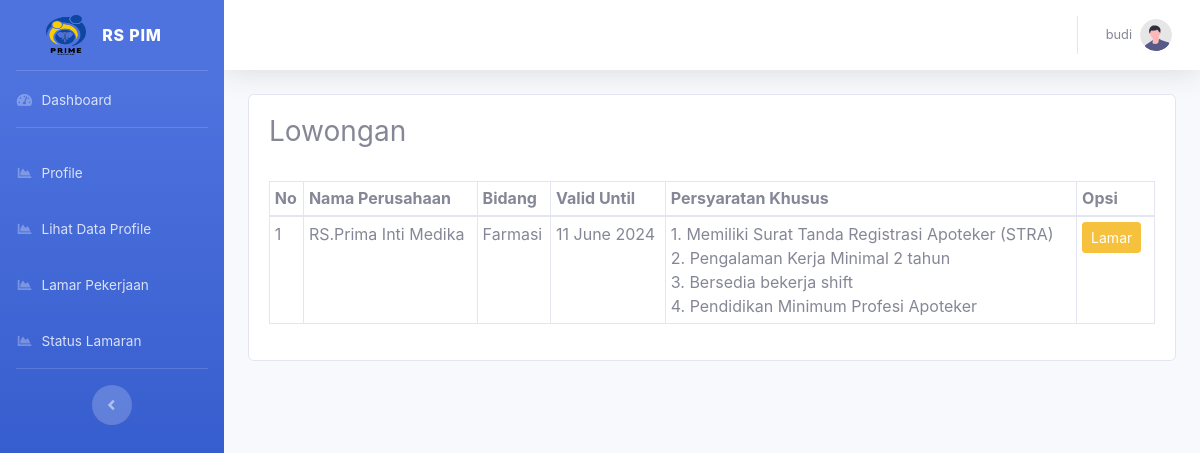
/dashboard/index.php?r=lamaran/index (signed in), run on an earlier commit of the app's database.
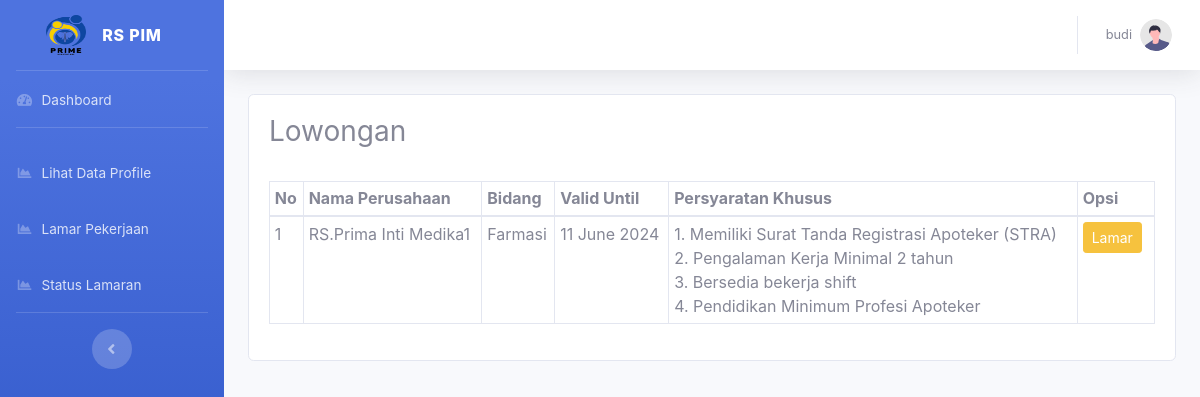
And on a later commit of the database.
### tables this page shows
CREATE TABLE `tbl_lowongan` (
  `id_lowongan` int(11) NOT NULL,
  `nama_perus` varchar(120) DEFAULT NULL,
  `bidang` varchar(120) DEFAULT NULL,
  `kuota` int(5) NOT NULL,
  `valid_until` date DEFAULT NULL,
  `persyaratan_khusus` text DEFAULT NULL
);

### dashboard/index.php (called while the page is built, shortened)
<?php require_once '../config/conn.php'; ?>
<?php require_once 'layouts/header.php'; ?>
<?php include 'layouts/sidebar.php'; ?>
<?php $page = $_REQUEST['r']; ?>
<?php include_once $page.'.php'; ?>
<?php include 'layouts/footer.php'; ?>

### config/conn.php (called while the page is built, shortened)
<?php
function Connect(){
    $connect = mysqli_connect(HOST, DB_USER, DB_PASSWORD,DB_NAME);
    if($connect){
        return $connect;
    } else {
      return FALSE;
    }
}
?>

### dashboard/lamaran/func.php (called while the page is built, shortened)
<?php
function GetAll()
{
  $query = "SELECT * FROM tbl_lowongan";
  $exe = mysqli_query(Connect(), $query);
  while ($data = mysqli_fetch_array($exe)) {
    $datas[] = array(
      'id_lowongan' => $data['id_lowongan'],
      'nama_perus' => $data['nama_perus'],
      'bidang' => $data['bidang'],
      'valid_until' => $data['valid_until'],
      'persyaratan_khusus' => $data['persyaratan_khusus'],
    );
  }
  return $datas;
}

### dashboard/lamaran/index.php (the view, shortened to what the changed rows need)
<?php
require_once 'func.php';
?>
<br>
<div class='table-responsive'>
  <table class='table table-bordered table-sm'>
    <thead>
      <tr>
        <th>No</th>
        <th>Nama Perusahaan</th>
        <th>Bidang</th>
        <th>Valid Until</th>
        <th>Persyaratan Khusus</th>
        <th colspan='2'>Opsi</th>
      </tr>
    </thead>
    <tbody>
      <?php
      $lowongans = GetAll();
      $no = 1;
      if (isset($lowongans)) {
        foreach ($lowongans as $data) {
          echo "<tr>";
          echo "<td>" . $no++ . "</td>";
          echo "<td>" . $data['nama_perus'] . "</td>";
          echo "<td>" . $data['bidang'] . "</td>";
          echo "<td>" . date('d F Y', strtotime($data['valid_until'])) . "</td>";
          echo "<td>";
          $persyaratanKhusus = explode("\n", $data['persyaratan_khusus']);
          foreach ($persyaratanKhusus as $index => $persyaratan) {
            echo ($index + 1) . ". " . trim($persyaratan) . "<br>";
          }
          echo "<td>
                  <div class=\"btn-group\">
                    <form method='POST' action='?r=lamaran/lamar_datadiri'>
                      <input type='hidden' name='id_lowongan' value='" . $data['id_lowongan'] . "'>
                      <input type='submit' name='edit' value='Lamar' class='btn btn-warning btn-sm'>
                    </form>
                    &nbsp;
                  </div>
                </td>";
          echo "</tr>";
        }
      }
      ?>
    </tbody>
  </table>
</div>

### dashboard/layouts/sidebar.php (shortened to what the changed rows need)
<body id="page-top">
    <div id="wrapper">
        <ul class="navbar-nav bg-gradient-primary sidebar sidebar-dark accordion" id="accordionSidebar">
            <?php if ($_SESSION['hak'] == "user") { ?>
                <?php
                $id_pengguna_login = $_SESSION['id'];
                $query_select_profile = "SELECT * FROM tbl_profile WHERE id_pengguna = '$id_pengguna_login'";
                $result_select_profile = mysqli_query(Connect(), $query_select_profile);
                if ($result_select_profile) {
                    if (mysqli_num_rows($result_select_profile) > 0) {
                        $data = mysqli_fetch_assoc($result_select_profile);
                        if (isset($data['status']) && $data['status'] == 2) {
                ?>
                            <li class="nav-item">
                                <a class="nav-link" href="?r=profile/index">
                                    <i class="fas fa-fw fa-chart-area"></i>
                                    <span>Profile</span>
                                </a>
                            </li>
                        <?php
                        }
                    } else {
                        ?>
                        <li class="nav-item">
                            <a class="nav-link" href="?r=profile/index">
                                <i class="fas fa-fw fa-chart-area"></i>
                                <span>Profile</span>
                            </a>
                        </li>
                <?php
                    }
                }
                ?>
            <?php } ?>
        </ul>
        <div id="content-wrapper" class="d-flex flex-column">
            <div id="content">
                <div class="container-fluid">
                    <div class="card">
                        <div class="card-body">

What changed in the data, as far as the page shows it:
changed tbl_lowongan "Farmasi": nama_perus "RS.Prima Inti Medika" → "RS.Prima Inti Medika1"
Also different on the page:
text no longer shown: "Profile"
